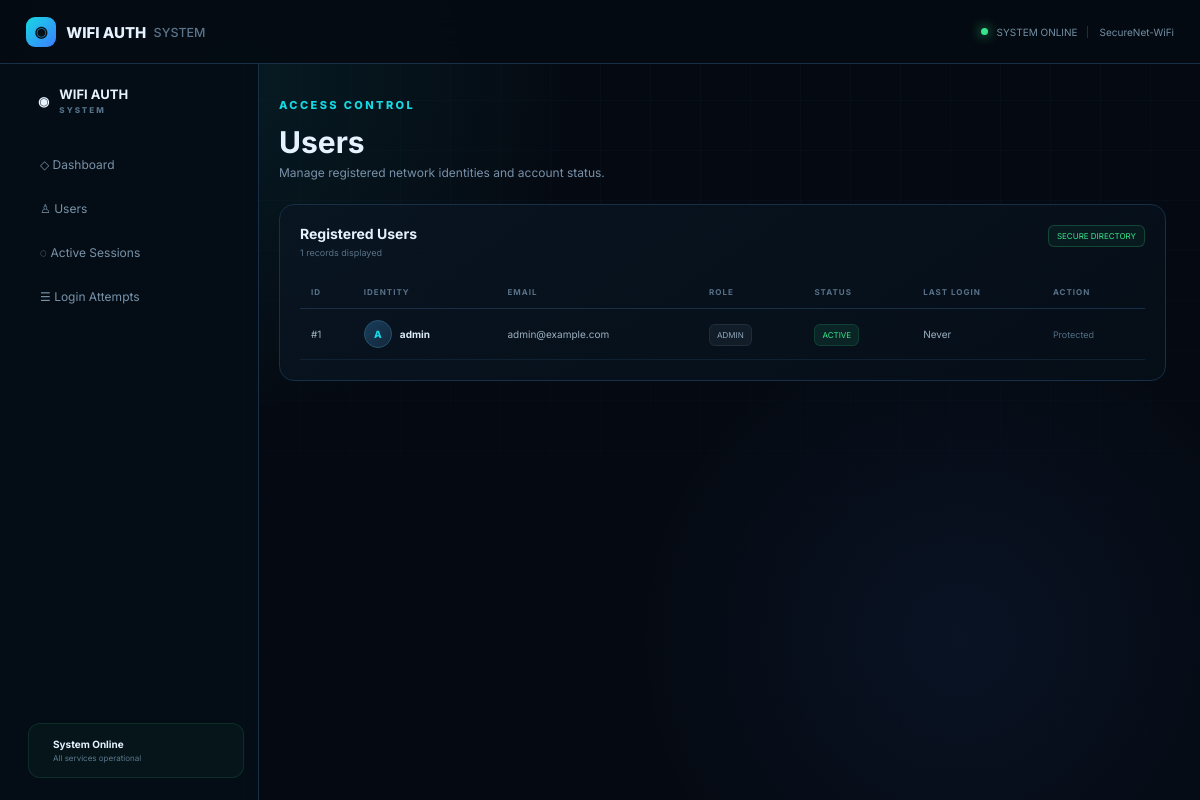
Page /admin/users (signed in) on the committed database.
### tables this page shows
CREATE TABLE users (
    id INTEGER PRIMARY KEY AUTOINCREMENT,
    username TEXT UNIQUE NOT NULL,
    email TEXT UNIQUE NOT NULL,
    password_hash TEXT NOT NULL,
    role TEXT NOT NULL DEFAULT 'user',
    status TEXT NOT NULL DEFAULT 'active',
    created_at TEXT NOT NULL,
    last_login TEXT
);

### app/routes/admin.py (the view)
@admin_bp.route("/users")
@admin_required
def users():
    conn = get_db()
    all_users = User.list_all(conn)
    return render_template("admin/users.html", users=all_users)

### app/__init__.py (called while the page is built)
def create_app(config_name: str | None = None) -> Flask:
    app = Flask(__name__)
    app.config.from_object(get_config(config_name))
    app.config["PERMANENT_SESSION_LIFETIME"] = timedelta(
        minutes=app.config["PERMANENT_SESSION_LIFETIME_MINUTES"]
    )
    init_extensions(app)
    init_db(app)
    from app.routes.admin import admin_bp
    from app.routes.auth import auth_bp
    from app.routes.portal import portal_bp
    app.register_blueprint(auth_bp)
    app.register_blueprint(portal_bp)
    app.register_blueprint(admin_bp)
    @app.context_processor
    def inject_globals():
        return {"wifi_ssid": app.config["WIFI_SSID"]}
    return app

### app/extensions.py (called while the page is built)
def get_db() -> sqlite3.Connection:
    if "db" not in g:
        g.db = sqlite3.connect(current_app.config["DATABASE_PATH"])
        g.db.row_factory = sqlite3.Row
    return g.db

### app/models/user.py (called while the page is built)
    @staticmethod
    def list_all(conn: sqlite3.Connection) -> list[sqlite3.Row]:
        return conn.execute(
            """SELECT id, username, email, role, status, created_at, last_login
               FROM users ORDER BY id DESC"""
        ).fetchall()

### app/templates/admin/users.html (shortened to what this page needs)
{% extends "base.html" %}
{% block body %}
<div class="admin-layout"><aside class="sidebar">{% include 'admin/_sidebar.html' %}</aside><main class="admin-main"><header class="admin-header"><div><div class="eyebrow">ACCESS CONTROL</div><h1>Users</h1><p>Manage registered network identities and account status.</p></div></header><section class="dash-card table-card"><div class="card-head"><div><h2>Registered Users</h2><p>{{ users|length }} records displayed</p></div><span class="table-chip">SECURE DIRECTORY</span></div><div class="table-wrap"><table><thead><tr><th>ID</th><th>Identity</th><th>Email</th><th>Role</th><th>Status</th><th>Last Login</th><th>Action</th></tr></thead><tbody>{% for user in users %}<tr><td>#{{ user.id }}</td><td><div class="identity"><span class="avatar small">{{ user.username[0]|upper }}</span><strong>{{ user.username }}</strong></div></td><td>{{ user.email }}</td><td><span class="role-pill">{{ user.role }}</span></td><td><span class="status-pill {{ 'success-pill' if user.status == 'active' else 'danger-pill' }}">{{ user.status }}</span></td><td>{{ user.last_login or 'Never' }}</td><td>{% if user.role != 'admin' %}<form method="post" action="{{ url_for('admin.toggle_user', user_id=user.id) }}"><button class="table-action" type="submit">{{ 'Disable' if user.status == 'active' else 'Enable' }}</button></form>{% else %}<span class="muted">Protected</span>{% endif %}</td></tr>{% else %}<tr><td colspan="7" class="empty-state">No users found.</td></tr>{% endfor %}</tbody></table></div></section></main></div>
{% endblock %}

### app/templates/base.html (shortened to what this page needs)
<!doctype html>
<html lang="en">
<head>
    <link rel="stylesheet" href="{{ url_for('static', filename='css/style.css') }}">
</head>
<body>
<div class="ambient-grid"></div>
<div class="particles" aria-hidden="true"></div>
{% if session.get('user_id') and session.get('role') == 'admin' %}
<nav class="admin-topbar">
    <a class="brand" href="{{ url_for('admin.dashboard') }}"><span class="brand-mark">◉</span> WIFI AUTH <small>SYSTEM</small></a>
    <div class="topbar-right"><span class="live-dot"></span> SYSTEM ONLINE <span class="top-date">{{ wifi_ssid }}</span></div>
</nav>
{% endif %}
{% block body %}{% endblock %}
</body>
</html>

### app/templates/admin/_sidebar.html (shortened to what this page needs)
<aside class="sidebar">
    <div class="sidebar-brand">
        <div class="brand-icon">◉</div>
        <div>
            <strong>WIFI AUTH</strong>
            <small>SYSTEM</small>
        </div>
    </div>
    <nav class="sidebar-nav">
        <a href="{{ url_for('admin.dashboard') }}"
           class="{% if request.endpoint == 'admin_dashboard' %}active{% endif %}">
            ◇ Dashboard
        </a>
        <a href="{{ url_for('admin.users') }}"
           class="{% if request.endpoint == 'admin_users' %}active{% endif %}">
            ♙ Users
        </a>
        <a href="{{ url_for('admin.sessions') }}"
           class="{% if request.endpoint == 'admin_sessions' %}active{% endif %}">
            ◌ Active Sessions
        </a>
        <a href="{{ url_for('admin.logs') }}"
           class="{% if request.endpoint == 'admin_logs' %}active{% endif %}">
            ☰ Login Attempts
        </a>
    </nav>
    <div class="sidebar-status">
        <div>
            <strong>System Online</strong>
            <small>All services operational</small>
        </div>
    </div>
</aside>

### rows in the picture
users: id "1", username "A", username "admin", email "admin@example.com", role "ADMIN", status "ACTIVE", last_login "Never", shows "Protected"

### other values in the picture
{{ wifi_ssid }} "SecureNet-WiFi"
{{ users|length }} "1"
